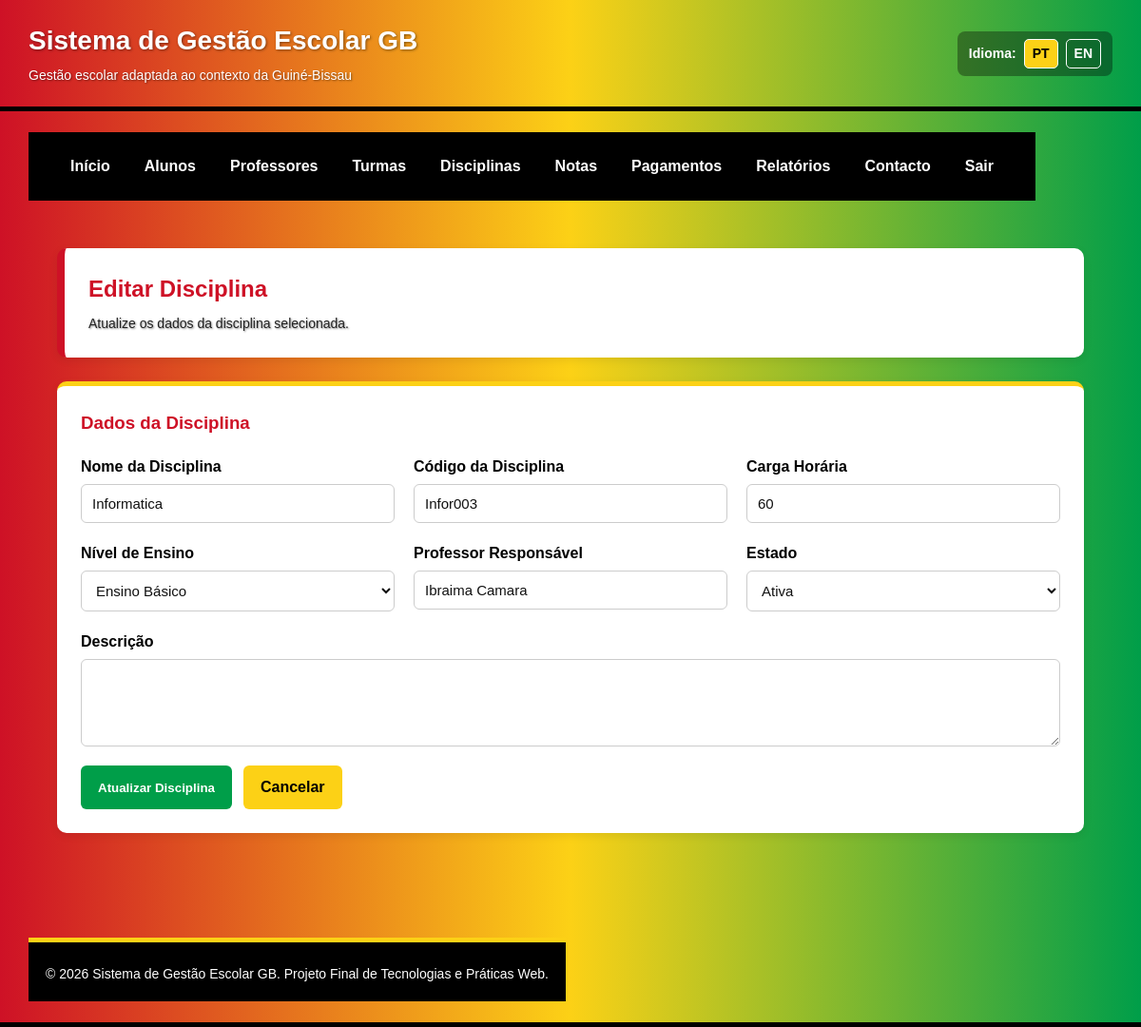
The page /editar_disciplina.php?id=2 on the database its author committed.
### tables this page shows
CREATE TABLE IF NOT EXISTS `disciplinas` (
  `id_disciplina` int NOT NULL AUTO_INCREMENT,
  `codigo` varchar(20) NOT NULL,
  `nome` varchar(100) NOT NULL,
  `carga_horaria` int NOT NULL,
  `nivel_ensino` enum('basico','secundario','tecnico') NOT NULL,
  `professor_responsavel` varchar(120) DEFAULT NULL,
  `estado` enum('ativa','inativa') DEFAULT 'ativa',
  `descricao` text,
  `criado_em` datetime DEFAULT CURRENT_TIMESTAMP,
  PRIMARY KEY (`id_disciplina`),
  UNIQUE KEY `codigo` (`codigo`)
);

### editar_disciplina.php (the view, shortened to what this page needs)
<?php
require_once 'config/conexao.php';
$id_disciplina = intval($_GET["id"]);
$sql = "SELECT * FROM disciplinas WHERE id_disciplina = ?";
$stmt = mysqli_prepare($conn, $sql);
mysqli_stmt_bind_param($stmt, "i", $id_disciplina);
mysqli_stmt_execute($stmt);
$resultado = mysqli_stmt_get_result($stmt);
$disciplina = mysqli_fetch_assoc($resultado);
?>
<?php include 'includes/header.php'; ?>
<?php include 'includes/menu.php'; ?>
<main class="conteudo">
    <section class="cabecalho-pagina">
        <h2>Editar Disciplina</h2>
        <p>Atualize os dados da disciplina selecionada.</p>
    </section>
    <section class="formulario-container">
        <h3>Dados da Disciplina</h3>
        <form class="formulario" method="post" action="editar_disciplina.php?id=<?php echo $id_disciplina; ?>">
            <div class="campo">
                <label for="nome_disciplina">Nome da Disciplina</label>
                <input type="text" id="nome_disciplina" name="nome_disciplina" required maxlength="100"
                       value="<?php echo htmlspecialchars($disciplina['nome']); ?>">
            </div>
            <div class="campo">
                <label for="codigo_disciplina">Código da Disciplina</label>
                <input type="text" id="codigo_disciplina" name="codigo_disciplina" required maxlength="20"
                       value="<?php echo htmlspecialchars($disciplina['codigo']); ?>">
            </div>
            <div class="campo">
                <label for="carga_horaria">Carga Horária</label>
                <input type="number" id="carga_horaria" name="carga_horaria" min="1" max="300" required
                       value="<?php echo htmlspecialchars($disciplina['carga_horaria']); ?>">
            </div>
            <div class="campo">
                <label for="nivel_disciplina">Nível de Ensino</label>
                <select id="nivel_disciplina" name="nivel_disciplina" required>
                    <option value="basico" <?php if ($disciplina['nivel_ensino'] === 'basico') echo 'selected'; ?>>Ensino Básico</option>
                </select>
            </div>
            <div class="campo">
                <label for="professor_responsavel">Professor Responsável</label>
                <input type="text" id="professor_responsavel" name="professor_responsavel" maxlength="120"
                       value="<?php echo htmlspecialchars($disciplina['professor_responsavel']); ?>">
            </div>
            <div class="campo">
                <label for="estado_disciplina">Estado</label>
                <select id="estado_disciplina" name="estado_disciplina" required>
                    <option value="ativa" <?php if ($disciplina['estado'] === 'ativa') echo 'selected'; ?>>Ativa</option>
                </select>
            </div>
            <div class="campo campo-largo">
                <label for="descricao_disciplina">Descrição</label>
                <textarea id="descricao_disciplina" name="descricao_disciplina" rows="4"><?php echo htmlspecialchars($disciplina['descricao']); ?></textarea>
            </div>
            <div class="botoes-formulario">
                <button type="submit" class="botao">Atualizar Disciplina</button>
                <a href="disciplinas.php" class="botao-secundario">Cancelar</a>
            </div>
        </form>
    </section>
</main>
<?php include 'includes/footer.php'; ?>

### css/style.css (style rules this page uses)
:root { --gb-vermelho: #CE1126; --gb-amarelo: #FCD116; --gb-verde: #009E49; --gb-preto: #000000; --gb-azul: #003366; --gb-branco: #ffffff; --gb-cinza-fundo: #f4f6f8; --gb-cinza-texto: #222222; --gb-cinza-borda: #dddddd; }
* { margin: 0; padding: 0; box-sizing: border-box; }
html, body { font-family: Arial, Helvetica, sans-serif; background-color: var(--gb-cinza-fundo); color: var(--gb-cinza-texto); line-height: 1.5; }
.topo p { font-size: 14px; margin-top: 5px; color: var(--gb-branco); text-shadow: 1px 1px 2px rgba(0,0,0,0.45); }
.conteudo { padding: 30px; }
.cabecalho-pagina { background-color: var(--gb-branco); padding: 25px; border-radius: 10px; margin-bottom: 25px; box-shadow: 0 3px 10px rgba(0,0,0,0.08); border-left: 8px solid var(--gb-vermelho); }
.cabecalho-pagina h2 { color: var(--gb-vermelho); margin-bottom: 8px; }
.cabecalho-pagina p { color: var(--gb-cinza-texto); }
.formulario-container, .tabela-container, .info-contacto { background-color: var(--gb-branco); padding: 25px; border-radius: 10px; margin-bottom: 30px; box-shadow: 0 3px 10px rgba(0,0,0,0.08); }
.formulario-container { border-top: 5px solid var(--gb-amarelo); }
.formulario-container h3, .tabela-container h3, .info-contacto h3 { color: var(--gb-vermelho); margin-bottom: 20px; }
.formulario { display: flex; flex-wrap: wrap; gap: 20px; }
.campo { flex: 1 1 250px; display: flex; flex-direction: column; }
.campo-largo { flex: 1 1 100%; }
.campo label { font-weight: bold; margin-bottom: 6px; color: var(--gb-preto); }
.campo input, .campo select, .campo textarea { padding: 11px; border: 1px solid #cccccc; border-radius: 6px; font-size: 15px; background-color: var(--gb-branco); color: #111111; }
.botoes-formulario { flex: 1 1 100%; display: flex; gap: 12px; flex-wrap: wrap; }
.botao, .botao-secundario, .acao { display: inline-block; padding: 11px 18px; border-radius: 6px; border: none; cursor: pointer; font-weight: bold; text-decoration: none; transition: 0.3s; }
.botao { background-color: var(--gb-verde); color: var(--gb-branco); }
.botao-secundario { background-color: var(--gb-amarelo); color: var(--gb-preto); }

### rows shown on the page
disciplinas: nome_disciplina "Informatica", codigo_disciplina "Infor003", carga_horaria "60", nivel_disciplina "Ensino Básico", professor_responsavel "Ibraima Camara", estado_disciplina "Ativa"

### other values the page prints
t("nome_sistema") "Sistema de Gestão Escolar GB"
t("subtitulo_sistema") "Gestão escolar adaptada ao contexto da Guiné-Bissau"
t("idioma") "Idioma"
t("menu_inicio") "Início"
t("menu_alunos") "Alunos"
t("menu_professores") "Professores"
t("menu_turmas") "Turmas"
t("menu_disciplinas") "Disciplinas"
t("menu_notas") "Notas"
t("menu_pagamentos") "Pagamentos"
t("menu_relatorios") "Relatórios"
t("menu_contacto") "Contacto"
